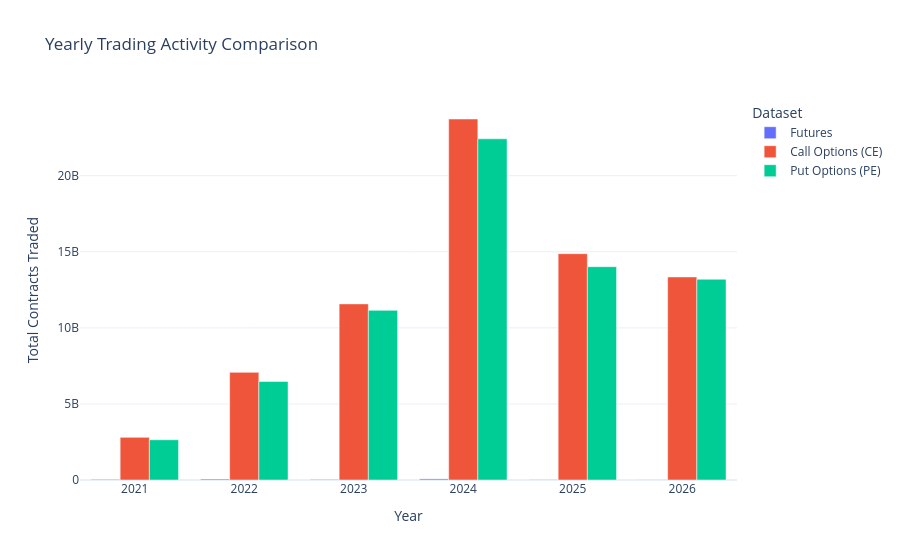

The notebook cell saved with this chart:
### Code cell
# ============================================
# 7.8 YEARLY COMPARISON
# ============================================

yearly_comparison = []

for name, yearly in yearly_activity.items():

    yearly = yearly.copy()
    yearly["Dataset"] = name

    yearly_comparison.append(yearly)

yearly_comparison_df = pd.concat(
    yearly_comparison,
    ignore_index=True
)

fig = px.bar(
    yearly_comparison_df,
    x="Year",
    y="Total Contracts Traded",
    color="Dataset",
    barmode="group",
    title="Yearly Trading Activity Comparison"
)

fig.update_layout(
    xaxis_title="Year",
    yaxis_title="Total Contracts Traded",
    template="plotly_white"
)

fig.show()

### Figure 1 — Plotly figure (JSON) as saved in the notebook; plotly's stock layout.template omitted (floating-point values rounded to 4 significant figures)
{"data": [{"alignmentgroup": "True", "hovertemplate": "Dataset=Futures<br>Year=%{x}<br>Total Contracts Traded=%{y}<extra></extra>", "legendgroup": "Futures", "marker": {"color": "#636efa", "pattern": {"shape": ""}}, "name": "Futures", "offsetgroup": "Futures", "orientation": "v", "showlegend": true, "textposition": "auto", "type": "bar", "x": [2021, 2022, 2023, 2024, 2025, 2026], "xaxis": "x", "y": [43400000.0, 62890000.0, 40040000.0, 73880000.0, 29850000.0, 18710000.0], "yaxis": "y"}, {"alignmentgroup": "True", "hovertemplate": "Dataset=Call Options (CE)<br>Year=%{x}<br>Total Contracts Traded=%{y}<extra></extra>", "legendgroup": "Call Options (CE)", "marker": {"color": "#EF553B", "pattern": {"shape": ""}}, "name": "Call Options (CE)", "offsetgroup": "Call Options (CE)", "orientation": "v", "showlegend": true, "textposition": "auto", "type": "bar", "x": [2021, 2022, 2023, 2024, 2025, 2026], "xaxis": "x", "y": [2802000000.0, 7074000000.0, 11580000000.0, 23730000000.0, 14880000000.0, 13350000000.0], "yaxis": "y"}, {"alignmentgroup": "True", "hovertemplate": "Dataset=Put Options (PE)<br>Year=%{x}<br>Total Contracts Traded=%{y}<extra></extra>", "legendgroup": "Put Options (PE)", "marker": {"color": "#00cc96", "pattern": {"shape": ""}}, "name": "Put Options (PE)", "offsetgroup": "Put Options (PE)", "orientation": "v", "showlegend": true, "textposition": "auto", "type": "bar", "x": [2021, 2022, 2023, 2024, 2025, 2026], "xaxis": "x", "y": [2644000000.0, 6477000000.0, 11150000000.0, 22430000000.0, 14020000000.0, 13200000000.0], "yaxis": "y"}], "layout": {"barmode": "group", "legend": {"title": {"text": "Dataset"}, "tracegroupgap": 0}, "title": {"text": "Yearly Trading Activity Comparison"}, "xaxis": {"anchor": "y", "domain": [0, 1], "title": {"text": "Year"}}, "yaxis": {"anchor": "x", "domain": [0, 1], "title": {"text": "Total Contracts Traded"}}}}
